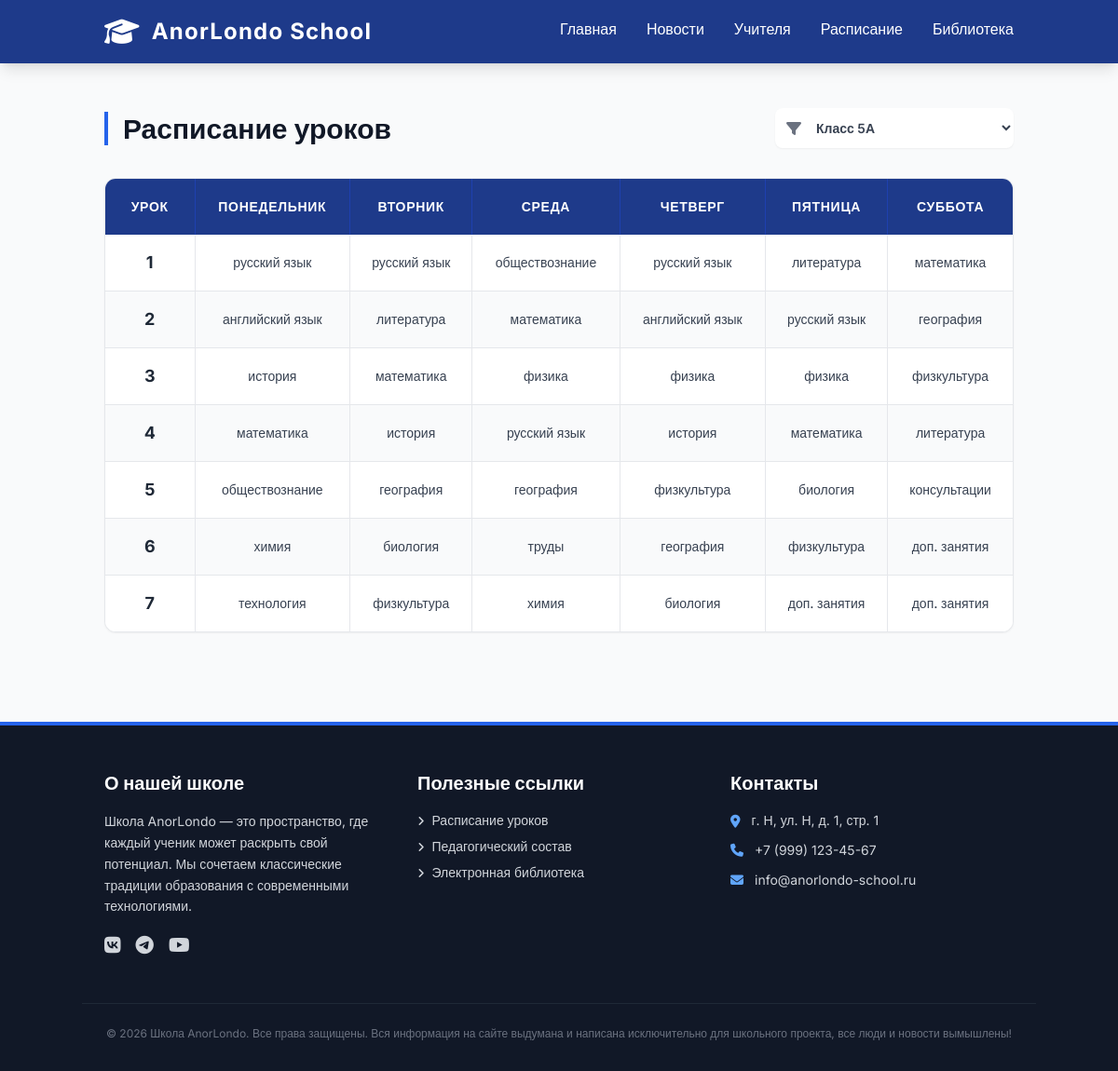
Page /schedule/ on the committed database.
### Iapp/models.py (models this page shows, shortened)
class Schedule(models.Model):
    day_of_week = models.CharField("День недели", max_length=20)
    lesson_number = models.IntegerField("Номер урока")
    subject = models.CharField("Предмет", max_length=100)
    class_name = models.CharField("Класс", max_length=20, default="5А")

### Iapp/views.py (the view)
# urls.py: path('schedule/', views.schedule_list, name='schedule'),
def schedule_list(request):
    classes = Schedule.objects.values_list('class_name', flat=True).distinct().order_by('class_name')
    selected_class = request.GET.get('class')
    if not selected_class and classes:
        selected_class = classes[0]
    days = ['Понедельник', 'Вторник', 'Среда', 'Четверг', 'Пятница', 'Суббота']
    rows = []
    if selected_class:
        lessons = Schedule.objects.filter(class_name=selected_class)
        max_lessons = 7
        for lesson_num in range(1, max_lessons + 1):
            row = {
                'lesson_number': lesson_num,
                'subjects': []
            }
            for day in days:
                subject = next((l.subject for l in lessons if l.day_of_week == day and l.lesson_number == lesson_num),
                               '—')
                row['subjects'].append(subject)
            rows.append(row)
    context = {
        'classes': classes,
        'selected_class': selected_class,
        'days': days,
        'rows': rows,
    }
    return render(request, 'schedule_list.html', context)

### Iapp/templates/schedule_list.html (shortened to what this page needs)
{% extends 'base.html' %}
{% block content %}
<div class="container mx-auto px-6 py-12">
    <div class="flex flex-col md:flex-row justify-between items-start md:items-center mb-8 gap-4">
        <h1 class="text-3xl font-bold text-gray-900 border-l-4 border-blue-600 pl-4">Расписание уроков</h1>
        <form method="get" class="w-full md:w-auto relative">
            <div class="absolute inset-y-0 left-0 flex items-center pl-3 pointer-events-none text-gray-500">
            </div>
            <select name="class" id="class-select" onchange="this.form.submit()"
                    class="block w-full md:w-64 pl-10 pr-10 py-3 text-base border-gray-300 focus:outline-none focus:ring-2 focus:ring-blue-500 focus:border-blue-500 sm:text-sm rounded-lg shadow-sm bg-white cursor-pointer font-semibold text-gray-700 transition">
                {% for c in classes %}
                    <option value="{{ c }}" {% if c == selected_class %}selected{% endif %}>Класс {{ c }}</option>
                {% endfor %}
            </select>
        </form>
    </div>
    {% if selected_class %}
    <div class="bg-white rounded-xl shadow-sm border border-gray-200 overflow-hidden">
        <div class="overflow-x-auto">
            <table class="w-full text-sm text-left border-collapse">
                <thead class="bg-blue-900 text-white">
                    <tr>
                        <th class="px-4 py-5 text-center font-semibold uppercase tracking-wider w-24 border-r border-blue-800">Урок</th>
                        {% for day in days %}
                            <th class="px-4 py-5 text-center font-semibold uppercase tracking-wider border-r border-blue-800 last:border-0">{{ day }}</th>
                        {% endfor %}
                    </tr>
                </thead>
                <tbody class="divide-y divide-gray-200">
                    {% for row in rows %}
                    <tr class="hover:bg-blue-50 transition-colors {% cycle 'bg-white' 'bg-gray-50' %}">
                        <td class="px-4 py-4 text-center font-bold text-gray-800 border-r border-gray-200 text-lg">
                            {{ row.lesson_number }}
                        </td>
                        {% for subject in row.subjects %}
                            <td class="px-4 py-4 text-center text-gray-700 border-r border-gray-200 last:border-0">
                                {% if subject == '—' %}
                                    <span class="text-gray-300 font-light">—</span>
                                {% else %}
                                    <span class="font-medium">{{ subject }}</span>
                                {% endif %}
                            </td>
                        {% endfor %}
                    </tr>
                    {% endfor %}
                </tbody>
            </table>
        </div>
    </div>
    {% endif %}
</div>
{% endblock %}

### Iapp/templates/base.html (style rules this page uses)
body { font-family: 'Inter', sans-serif; }

### rows in the picture
Schedule: subjects "русский язык"
Schedule: subjects "русский язык"
Schedule: subjects "обществознание"
Schedule: subjects "русский язык"
Schedule: subjects "литература"
Schedule: subjects "математика"
Schedule: subjects "английский язык"
Schedule: subjects "литература"
Schedule: subjects "математика"
Schedule: subjects "английский язык"
Schedule: subjects "русский язык"
Schedule: subjects "география"
Schedule: subjects "история"
Schedule: subjects "математика"
Schedule: subjects "физика"
Schedule: subjects "физика"
Schedule: subjects "физика"
Schedule: subjects "физкультура"
Schedule: subjects "математика"
Schedule: subjects "история"
Schedule: subjects "русский язык"
Schedule: subjects "история"
Schedule: subjects "математика"
Schedule: subjects "литература"
Schedule: subjects "обществознание"
Schedule: subjects "география"
Schedule: subjects "география"
Schedule: subjects "физкультура"
Schedule: subjects "биология"
Schedule: subjects "консультации"
Schedule: subjects "химия"
Schedule: subjects "биология"
Schedule: subjects "труды"
Schedule: subjects "география"
Schedule: subjects "физкультура"
Schedule: subjects "доп. занятия"
Schedule: subjects "технология"
Schedule: subjects "физкультура"
Schedule: subjects "химия"
Schedule: subjects "биология"
Schedule: subjects "доп. занятия"
Schedule: subjects "доп. занятия"

### other values in the picture
{{ day }} "ПОНЕДЕЛЬНИК" "ВТОРНИК" "СРЕДА" "ЧЕТВЕРГ" "ПЯТНИЦА" "СУББОТА"
{{ row.lesson_number }} "1" "2" "3" "4" "5" "6" "7"
